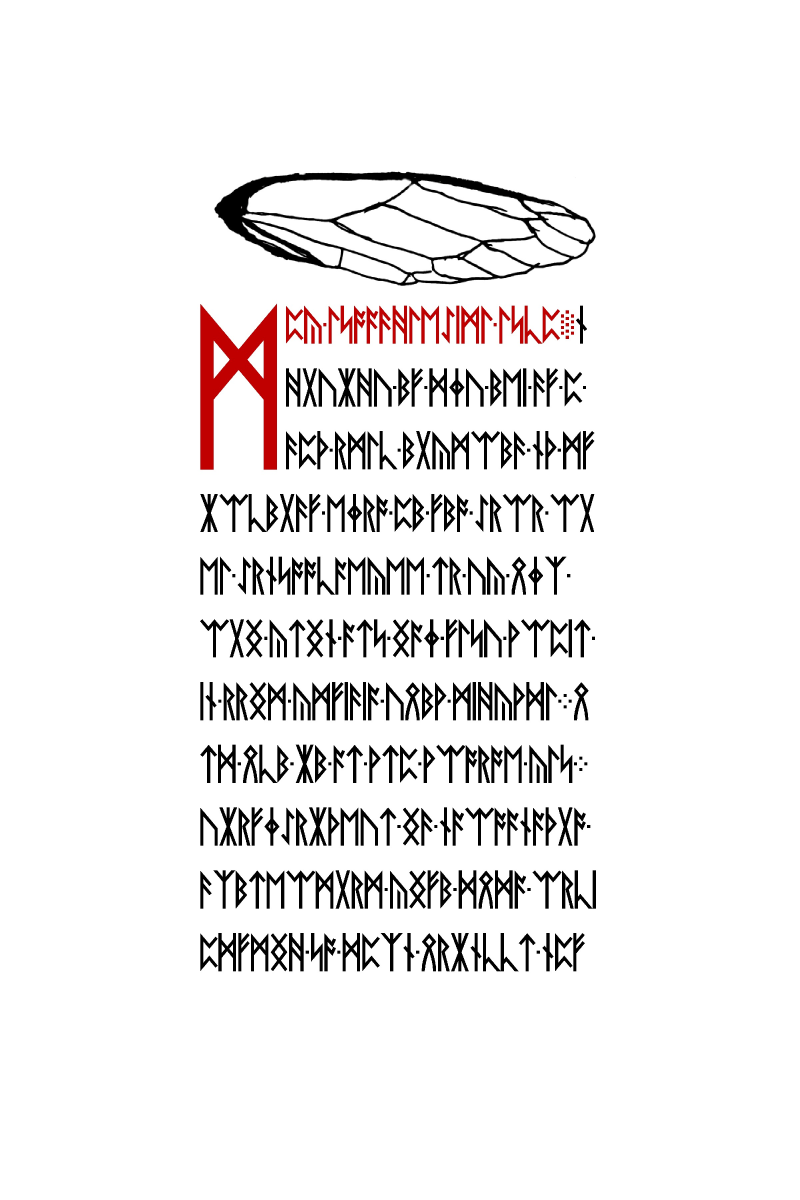
#> input picture resources/liber-primus/44.jpg, 2400 x 3600 px (shown at 1/3 size)
$ python lp2_p27_wing_fifteenth_cell_sft.py
#> lines starting #> are read from the running program, lines starting #| are printed output that depends on the picture
"""Source-exact fifthteenth original wing face under two fixed area cutoffs.

Original resources/liber-primus/44.jpg. Run as a self-contained Python file.
"""
import json
from pathlib import Path
import cv2
import numpy as np

ROOT = Path(__file__).resolve().parent.parent
SOURCE = ROOT / "resources/liber-primus/44.jpg"
THRESHOLDS = (80, 120, 160, 200, 235)
CROP = (520, 450, 1940, 930)

def main():
    im = cv2.imread(str(SOURCE), cv2.IMREAD_GRAYSCALE)
#> im: shape (3600, 2400); min 0, max 255, mean 238
    assert im is not None and im.shape == (3600, 2400)
    x0, y0, x1, y1 = CROP
    crop = im[y0:y1, x0:x1]
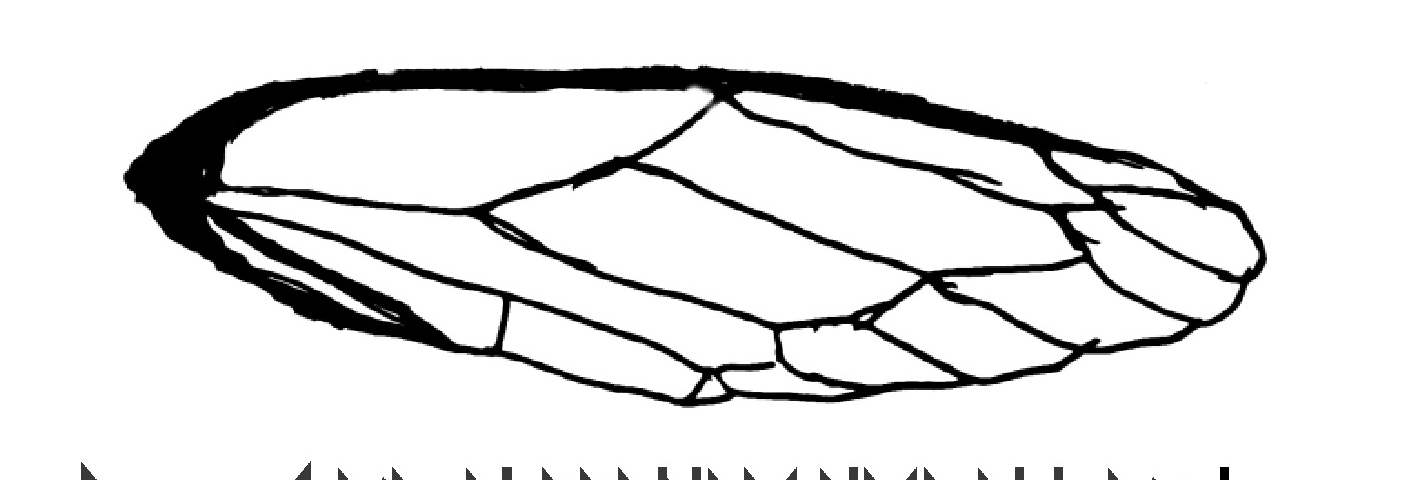
#> crop: shape (480, 1420); min 0, max 255, mean 226
    rows = []
    for threshold in THRESHOLDS:
        n, labels, stats, centroid = cv2.connectedComponentsWithStats(
            np.uint8(crop > threshold), connectivity=8)
        cells = [i for i in range(1, n)
            if stats[i, cv2.CC_STAT_LEFT] > 0
            and stats[i, cv2.CC_STAT_TOP] > 0
            and stats[i, cv2.CC_STAT_LEFT] + stats[i, cv2.CC_STAT_WIDTH] < crop.shape[1]
            and stats[i, cv2.CC_STAT_TOP] + stats[i, cv2.CC_STAT_HEIGHT] < crop.shape[0]
            and stats[i, cv2.CC_STAT_AREA] >= 200]
        large = [i for i in cells if stats[i, cv2.CC_STAT_AREA] >= 500]
        extra = [i for i in cells if stats[i, cv2.CC_STAT_AREA] < 500]
        assert (len(cells), len(large), len(extra)) == (15, 14, 1)
        i = extra[0]
        xy = [round(float(centroid[i, 0] + x0)), round(float(centroid[i, 1] + y0))]
        assert xy == [1231, 839], (threshold, xy)
        rows.append(dict(threshold=threshold, faces_at_200=len(cells),
                         faces_at_500=len(large), fifteenth_face_area=int(stats[i, cv2.CC_STAT_AREA]),
                         fifteenth_face_xy=xy))
#> this loop made 5 passes
#> (n, large, extra, i) on passes 1 to 5: (34, [3, 4, 5, 8, 12, 14, 15, 16, 17, 18, 22, 25, 26, 30], [32], 32), (40, [2, 3, 4, 8, 10, 14, 15, 19, 20, 21, 25, 31, 32, 37], [39], 39), (41, [3, 5, 6, 8, 10, 13, 14, 16, 17, 18, 22, 26, 29, 35], [38], 38), (42, [2, 3, 5, 9, 10, 11, 13, 18, 19, 20, 27, 29, 32, 37], [39], 39), (44, [2, 3, 4, 9, 11, 14, 15, 20, 22, 23, 31, 34, 35, 40], [43], 43)
#> pass 1, in main, `n, labels, stats, centroid = cv2.connectedComponentsWithStats( np.uint..`:
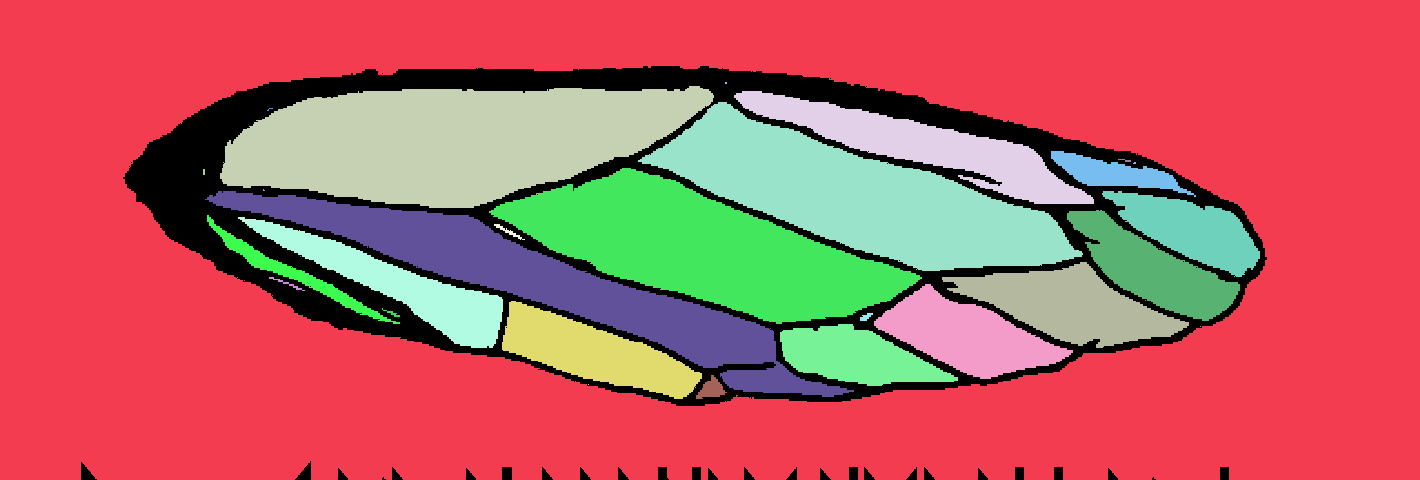
#> labels: shape (480, 1420) int32; 34 distinct labels, from 0 to 33; one colour per label, 0 black
#> pass 2, in main, `n, labels, stats, centroid = cv2.connectedComponentsWithStats( np.uint..`:
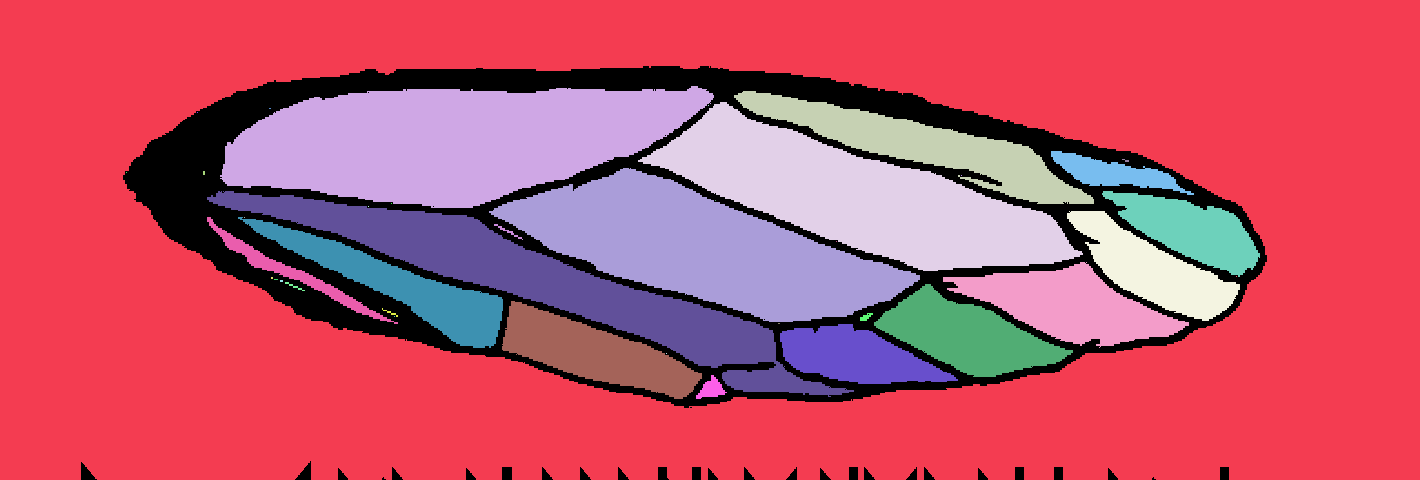
#> labels: shape (480, 1420) int32; 40 distinct labels, from 0 to 39; one colour per label, 0 black
#> pass 3, in main, `n, labels, stats, centroid = cv2.connectedComponentsWithStats( np.uint..`:
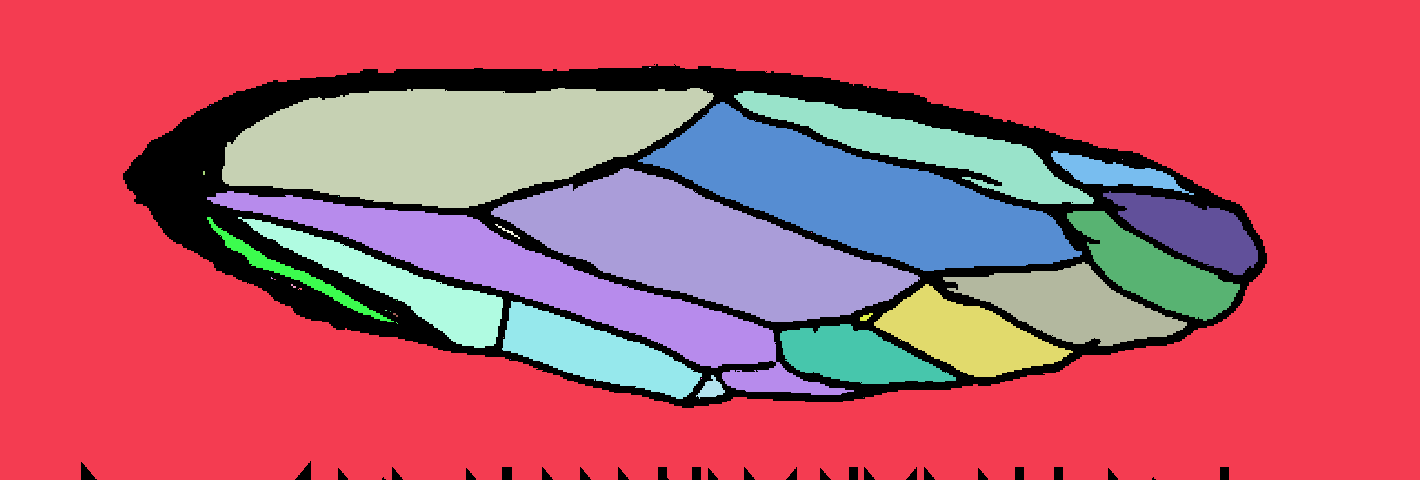
#> labels: shape (480, 1420) int32; 41 distinct labels, from 0 to 40; one colour per label, 0 black
#> after the loop, rows = 5 items
    assert [r["fifteenth_face_area"] for r in rows] == [385, 375, 344, 314, 288]
    print(json.dumps(dict(source=str(SOURCE.relative_to(ROOT)), crop_xyxy=CROP,
                          interpretation="cutoff-dependent 14, real 15th; no key/plaintext",
                          thresholds=rows), indent=2))
#> (printed output is left out)

if __name__ == "__main__":
    main()
